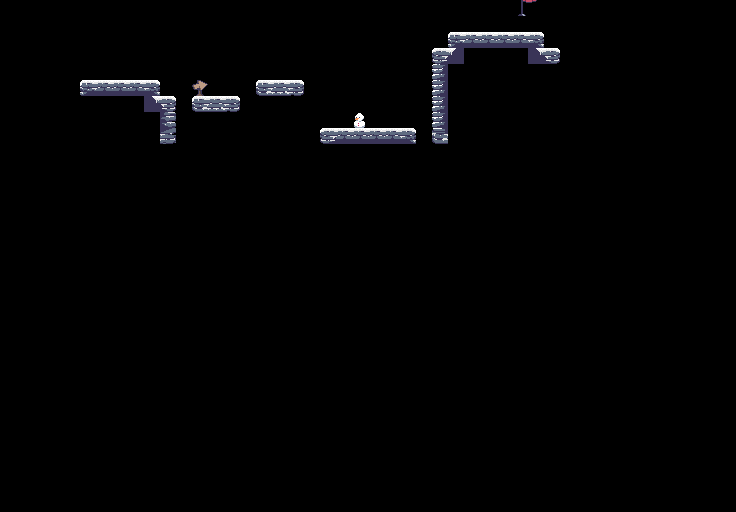

Rendered tile map (Tiled .tmx) drawn with the repository's tilesets; below, a short description and the full map source, tile grids included:
An orthogonal 46x32 tile map with 16x16 px tiles, 2 tile layers (Chao, Decoracao), 3 tilesets and 4 objects (player1, player2, bandeira, botao).

<map version="1.10" tiledversion="1.11.0" orientation="orthogonal" renderorder="right-down" width="46" height="32" tilewidth="16" tileheight="16" infinite="0" nextlayerid="8" nextobjectid="7">
 <tileset firstgid="1" source="tsx/snow.tsx" />
 <tileset firstgid="67" source="tsx/flag.tsx" />
 <tileset firstgid="76" source="tsx/sign.tsx" />
 <layer id="1" name="Chao" width="46" height="32">
  <data encoding="csv">
0,0,0,0,0,0,0,0,0,0,0,0,0,0,0,0,0,0,0,0,0,0,0,0,0,0,0,0,0,0,0,0,0,0,0,0,0,0,0,0,0,0,0,0,0,0,
0,0,0,0,0,0,0,0,0,0,0,0,0,0,0,0,0,0,0,0,0,0,0,0,0,0,0,0,0,0,0,0,0,0,0,0,0,0,0,0,0,0,0,0,0,0,
0,0,0,0,0,0,0,0,0,0,0,0,0,0,0,0,0,0,0,0,0,0,0,0,0,0,0,0,14,15,15,15,15,16,0,0,0,0,0,0,0,0,0,0,0,0,
0,0,0,0,0,0,0,0,0,0,0,0,0,0,0,0,0,0,0,0,0,0,0,0,0,0,0,24,25,0,0,0,0,27,28,0,0,0,0,0,0,0,0,0,0,0,
0,0,0,0,0,0,0,0,0,0,0,0,0,0,0,0,0,0,0,0,0,0,0,0,0,0,0,35,0,0,0,0,0,0,0,0,0,0,0,0,0,0,0,0,0,0,
0,0,0,0,0,14,15,15,15,16,0,0,0,0,0,0,41,42,43,0,0,0,0,0,0,0,0,35,0,0,0,0,0,0,0,0,0,0,0,0,0,0,0,0,0,0,
0,0,0,0,0,0,0,0,0,27,28,0,41,42,43,0,0,0,0,0,0,0,0,0,0,0,0,35,0,0,0,0,0,0,0,0,0,0,0,0,0,0,0,0,0,0,
0,0,0,0,0,0,0,0,0,0,39,0,0,0,0,0,0,0,0,0,0,0,0,0,0,0,0,35,0,0,0,0,0,0,0,0,0,0,0,0,0,0,0,0,0,0,
0,0,0,0,0,0,0,0,0,0,50,0,0,0,0,0,0,0,0,0,24,15,15,15,15,16,0,46,0,0,0,0,0,0,0,0,0,0,0,0,0,0,0,0,0,0,
0,0,0,0,0,0,0,0,0,0,0,0,0,0,0,0,0,0,0,0,0,0,0,0,0,0,0,0,0,0,0,0,0,0,0,0,0,0,0,0,0,0,0,0,0,0,
0,0,0,0,0,0,0,0,0,0,0,0,0,0,0,0,0,0,0,0,0,0,0,0,0,0,0,0,0,0,0,0,0,0,0,0,0,0,0,0,0,0,0,0,0,0,
0,0,0,0,0,0,0,0,0,0,0,0,0,0,0,0,0,0,0,0,0,0,0,0,0,0,0,0,0,0,0,0,0,0,0,0,0,0,0,0,0,0,0,0,0,0,
0,0,0,0,0,0,0,0,0,0,0,0,0,0,0,0,0,0,0,0,0,0,0,0,0,0,0,0,0,0,0,0,0,0,0,0,0,0,0,0,0,0,0,0,0,0,
0,0,0,0,0,0,0,0,0,0,0,0,0,0,0,0,0,0,0,0,0,0,0,0,0,0,0,0,0,0,0,0,0,0,0,0,0,0,0,0,0,0,0,0,0,0,
0,0,0,0,0,0,0,0,0,0,0,0,0,0,0,0,0,0,0,0,0,0,0,0,0,0,0,0,0,0,0,0,0,0,0,0,0,0,0,0,0,0,0,0,0,0,
0,0,0,0,0,0,0,0,0,0,0,0,0,0,0,0,0,0,0,0,0,0,0,0,0,0,0,0,0,0,0,0,0,0,0,0,0,0,0,0,0,0,0,0,0,0,
0,0,0,0,0,0,0,0,0,0,0,0,0,0,0,0,0,0,0,0,0,0,0,0,0,0,0,0,0,0,0,0,0,0,0,0,0,0,0,0,0,0,0,0,0,0,
0,0,0,0,0,0,0,0,0,0,0,0,0,0,0,0,0,0,0,0,0,0,0,0,0,0,0,0,0,0,0,0,0,0,0,0,0,0,0,0,0,0,0,0,0,0,
0,0,0,0,0,0,0,0,0,0,0,0,0,0,0,0,0,0,0,0,0,0,0,0,0,0,0,0,0,0,0,0,0,0,0,0,0,0,0,0,0,0,0,0,0,0,
0,0,0,0,0,0,0,0,0,0,0,0,0,0,0,0,0,0,0,0,0,0,0,0,0,0,0,0,0,0,0,0,0,0,0,0,0,0,0,0,0,0,0,0,0,0,
0,0,0,0,0,0,0,0,0,0,0,0,0,0,0,0,0,0,0,0,0,0,0,0,0,0,0,0,0,0,0,0,0,0,0,0,0,0,0,0,0,0,0,0,0,0,
0,0,0,0,0,0,0,0,0,0,0,0,0,0,0,0,0,0,0,0,0,0,0,0,0,0,0,0,0,0,0,0,0,0,0,0,0,0,0,0,0,0,0,0,0,0,
0,0,0,0,0,0,0,0,0,0,0,0,0,0,0,0,0,0,0,0,0,0,0,0,0,0,0,0,0,0,0,0,0,0,0,0,0,0,0,0,0,0,0,0,0,0,
0,0,0,0,0,0,0,0,0,0,0,0,0,0,0,0,0,0,0,0,0,0,0,0,0,0,0,0,0,0,0,0,0,0,0,0,0,0,0,0,0,0,0,0,0,0,
0,0,0,0,0,0,0,0,0,0,0,0,0,0,0,0,0,0,0,0,0,0,0,0,0,0,0,0,0,0,0,0,0,0,0,0,0,0,0,0,0,0,0,0,0,0,
0,0,0,0,0,0,0,0,0,0,0,0,0,0,0,0,0,0,0,0,0,0,0,0,0,0,0,0,0,0,0,0,0,0,0,0,0,0,0,0,0,0,0,0,0,0,
0,0,0,0,0,0,0,0,0,0,0,0,0,0,0,0,0,0,0,0,0,0,0,0,0,0,0,0,0,0,0,0,0,0,0,0,0,0,0,0,0,0,0,0,0,0,
0,0,0,0,0,0,0,0,0,0,0,0,0,0,0,0,0,0,0,0,0,0,0,0,0,0,0,0,0,0,0,0,0,0,0,0,0,0,0,0,0,0,0,0,0,0,
0,0,0,0,0,0,0,0,0,0,0,0,0,0,0,0,0,0,0,0,0,0,0,0,0,0,0,0,0,0,0,0,0,0,0,0,0,0,0,0,0,0,0,0,0,0,
0,0,0,0,0,0,0,0,0,0,0,0,0,0,0,0,0,0,0,0,0,0,0,0,0,0,0,0,0,0,0,0,0,0,0,0,0,0,0,0,0,0,0,0,0,0,
0,0,0,0,0,0,0,0,0,0,0,0,0,0,0,0,0,0,0,0,0,0,0,0,0,0,0,0,0,0,0,0,0,0,0,0,0,0,0,0,0,0,0,0,0,0,
0,0,0,0,0,0,0,0,0,0,0,0,0,0,0,0,0,0,0,0,0,0,0,0,0,0,0,0,0,0,0,0,0,0,0,0,0,0,0,0,0,0,0,0,0,0
</data>
 </layer>
 <layer id="2" name="Decoracao" width="46" height="32">
  <data encoding="csv">
0,0,0,0,0,0,0,0,0,0,0,0,0,0,0,0,0,0,0,0,0,0,0,0,0,0,0,0,0,0,0,0,67,0,0,0,0,0,0,0,0,0,0,0,0,0,
0,0,0,0,0,0,0,0,0,0,0,0,0,0,0,0,0,0,0,0,0,0,0,0,0,0,0,0,0,0,0,0,0,0,0,0,0,0,0,0,0,0,0,0,0,0,
0,0,0,0,0,0,0,0,0,0,0,0,0,0,0,0,0,0,0,0,0,0,0,0,0,0,0,0,0,0,0,0,0,0,0,0,0,0,0,0,0,0,0,0,0,0,
0,0,0,0,0,0,0,0,0,0,0,0,0,0,0,0,0,0,0,0,0,0,0,0,0,0,0,0,0,0,0,0,0,0,0,0,0,0,0,0,0,0,0,0,0,0,
0,0,0,0,0,0,0,0,0,0,0,0,0,0,0,0,0,0,0,0,0,0,0,0,0,0,0,0,0,0,0,0,0,0,0,0,0,0,0,0,0,0,0,0,0,0,
0,0,0,0,0,0,0,0,0,0,0,0,77,0,0,0,0,0,0,0,0,0,0,0,0,0,0,0,0,0,0,0,0,0,0,0,0,0,0,0,0,0,0,0,0,0,
0,0,0,0,0,0,0,0,0,0,0,0,0,0,0,0,0,0,0,0,0,0,0,0,0,0,0,0,0,0,0,0,0,0,0,0,0,0,0,0,0,0,0,0,0,0,
0,0,0,0,0,0,0,0,0,0,0,0,0,0,0,0,0,0,0,0,0,0,32,0,0,0,0,0,0,0,0,0,0,0,0,0,0,0,0,0,0,0,0,0,0,0,
0,0,0,0,0,0,0,0,0,0,0,0,0,0,0,0,0,0,0,0,0,0,0,0,0,0,0,0,0,0,0,0,0,0,0,0,0,0,0,0,0,0,0,0,0,0,
0,0,0,0,0,0,0,0,0,0,0,0,0,0,0,0,0,0,0,0,0,0,0,0,0,0,0,0,0,0,0,0,0,0,0,0,0,0,0,0,0,0,0,0,0,0,
0,0,0,0,0,0,0,0,0,0,0,0,0,0,0,0,0,0,0,0,0,0,0,0,0,0,0,0,0,0,0,0,0,0,0,0,0,0,0,0,0,0,0,0,0,0,
0,0,0,0,0,0,0,0,0,0,0,0,0,0,0,0,0,0,0,0,0,0,0,0,0,0,0,0,0,0,0,0,0,0,0,0,0,0,0,0,0,0,0,0,0,0,
0,0,0,0,0,0,0,0,0,0,0,0,0,0,0,0,0,0,0,0,0,0,0,0,0,0,0,0,0,0,0,0,0,0,0,0,0,0,0,0,0,0,0,0,0,0,
0,0,0,0,0,0,0,0,0,0,0,0,0,0,0,0,0,0,0,0,0,0,0,0,0,0,0,0,0,0,0,0,0,0,0,0,0,0,0,0,0,0,0,0,0,0,
0,0,0,0,0,0,0,0,0,0,0,0,0,0,0,0,0,0,0,0,0,0,0,0,0,0,0,0,0,0,0,0,0,0,0,0,0,0,0,0,0,0,0,0,0,0,
0,0,0,0,0,0,0,0,0,0,0,0,0,0,0,0,0,0,0,0,0,0,0,0,0,0,0,0,0,0,0,0,0,0,0,0,0,0,0,0,0,0,0,0,0,0,
0,0,0,0,0,0,0,0,0,0,0,0,0,0,0,0,0,0,0,0,0,0,0,0,0,0,0,0,0,0,0,0,0,0,0,0,0,0,0,0,0,0,0,0,0,0,
0,0,0,0,0,0,0,0,0,0,0,0,0,0,0,0,0,0,0,0,0,0,0,0,0,0,0,0,0,0,0,0,0,0,0,0,0,0,0,0,0,0,0,0,0,0,
0,0,0,0,0,0,0,0,0,0,0,0,0,0,0,0,0,0,0,0,0,0,0,0,0,0,0,0,0,0,0,0,0,0,0,0,0,0,0,0,0,0,0,0,0,0,
0,0,0,0,0,0,0,0,0,0,0,0,0,0,0,0,0,0,0,0,0,0,0,0,0,0,0,0,0,0,0,0,0,0,0,0,0,0,0,0,0,0,0,0,0,0,
0,0,0,0,0,0,0,0,0,0,0,0,0,0,0,0,0,0,0,0,0,0,0,0,0,0,0,0,0,0,0,0,0,0,0,0,0,0,0,0,0,0,0,0,0,0,
0,0,0,0,0,0,0,0,0,0,0,0,0,0,0,0,0,0,0,0,0,0,0,0,0,0,0,0,0,0,0,0,0,0,0,0,0,0,0,0,0,0,0,0,0,0,
0,0,0,0,0,0,0,0,0,0,0,0,0,0,0,0,0,0,0,0,0,0,0,0,0,0,0,0,0,0,0,0,0,0,0,0,0,0,0,0,0,0,0,0,0,0,
0,0,0,0,0,0,0,0,0,0,0,0,0,0,0,0,0,0,0,0,0,0,0,0,0,0,0,0,0,0,0,0,0,0,0,0,0,0,0,0,0,0,0,0,0,0,
0,0,0,0,0,0,0,0,0,0,0,0,0,0,0,0,0,0,0,0,0,0,0,0,0,0,0,0,0,0,0,0,0,0,0,0,0,0,0,0,0,0,0,0,0,0,
0,0,0,0,0,0,0,0,0,0,0,0,0,0,0,0,0,0,0,0,0,0,0,0,0,0,0,0,0,0,0,0,0,0,0,0,0,0,0,0,0,0,0,0,0,0,
0,0,0,0,0,0,0,0,0,0,0,0,0,0,0,0,0,0,0,0,0,0,0,0,0,0,0,0,0,0,0,0,0,0,0,0,0,0,0,0,0,0,0,0,0,0,
0,0,0,0,0,0,0,0,0,0,0,0,0,0,0,0,0,0,0,0,0,0,0,0,0,0,0,0,0,0,0,0,0,0,0,0,0,0,0,0,0,0,0,0,0,0,
0,0,0,0,0,0,0,0,0,0,0,0,0,0,0,0,0,0,0,0,0,0,0,0,0,0,0,0,0,0,0,0,0,0,0,0,0,0,0,0,0,0,0,0,0,0,
0,0,0,0,0,0,0,0,0,0,0,0,0,0,0,0,0,0,0,0,0,0,0,0,0,0,0,0,0,0,0,0,0,0,0,0,0,0,0,0,0,0,0,0,0,0,
0,0,0,0,0,0,0,0,0,0,0,0,0,0,0,0,0,0,0,0,0,0,0,0,0,0,0,0,0,0,0,0,0,0,0,0,0,0,0,0,0,0,0,0,0,0,
0,0,0,0,0,0,0,0,0,0,0,0,0,0,0,0,0,0,0,0,0,0,0,0,0,0,0,0,0,0,0,0,0,0,0,0,0,0,0,0,0,0,0,0,0,0
</data>
 </layer>
 <objectgroup id="3" name="Plataformas">
  <properties>
   <property name="Image" value="tiled/png/plataforma_lava1" />
  </properties>
 </objectgroup>
 <objectgroup id="4" name="Player">
  <object id="1" name="player1" gid="32" x="98" y="78.6667" width="16" height="16" />
  <object id="2" name="player2" gid="32" x="131" y="78.3333" width="16" height="16" />
 </objectgroup>
 <objectgroup id="5" name="ObjParado">
  <object id="4" name="bandeira" gid="67" x="514.333" y="33.3333" width="32" height="32">
   <properties>
    <property name="nivel" type="int" value="3" />
   </properties>
  </object>
 </objectgroup>
 <objectgroup id="6" name="Obstaculo">
  <object id="6" name="botao" gid="77" x="258.667" y="82.3333" width="16" height="16">
   <properties>
    <property name="pressed_botao" type="bool" value="true" />
   </properties>
  </object>
 </objectgroup>
</map>
